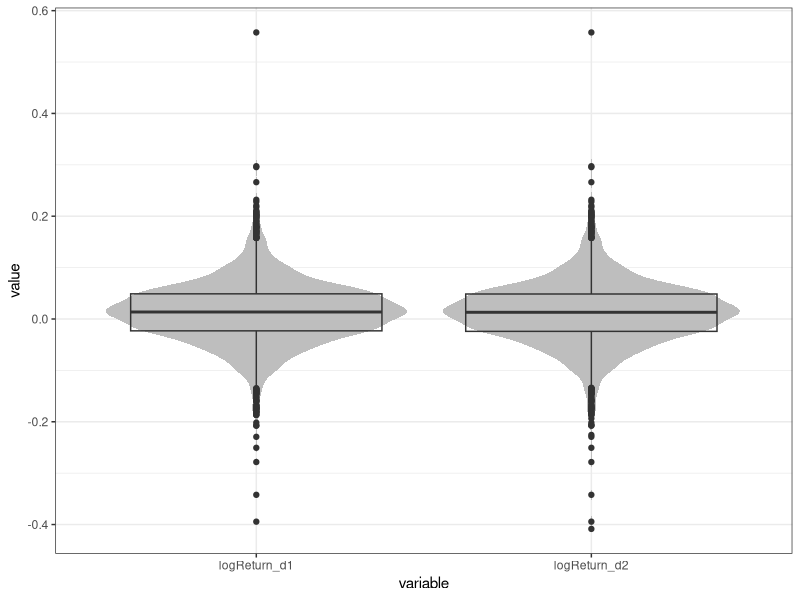
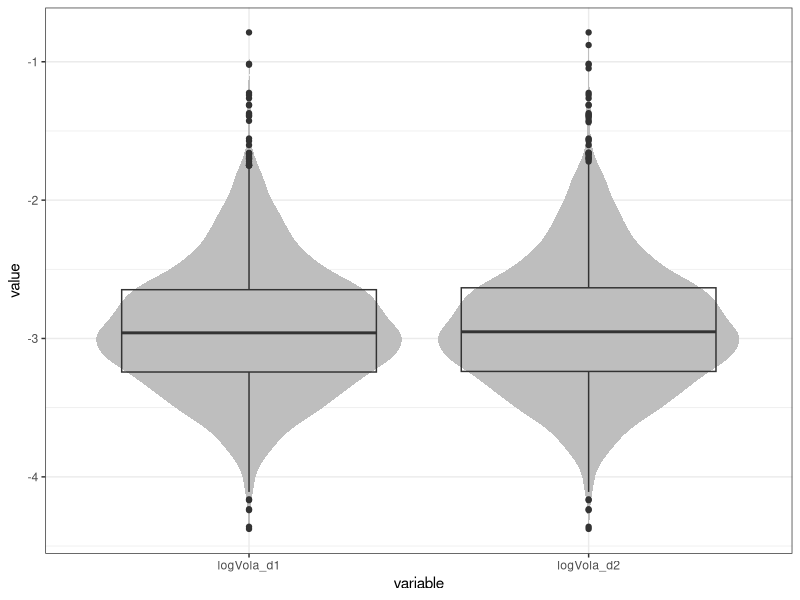
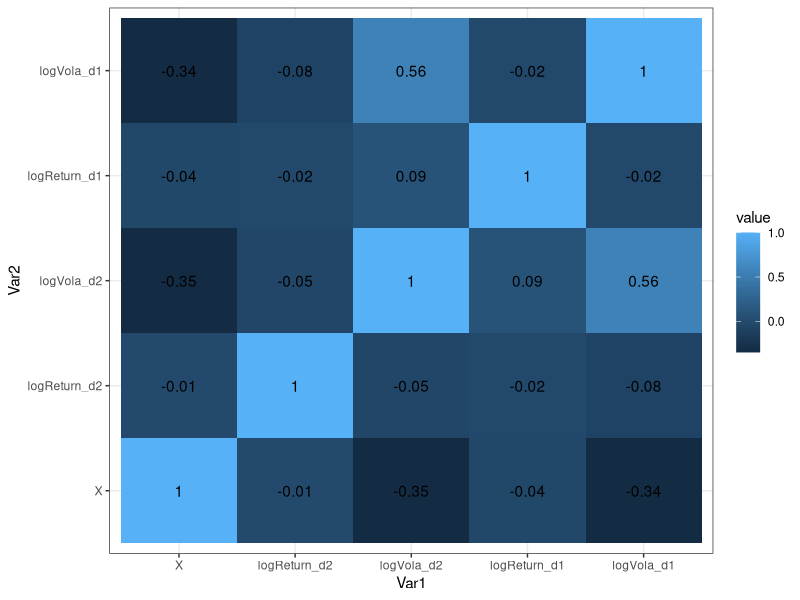
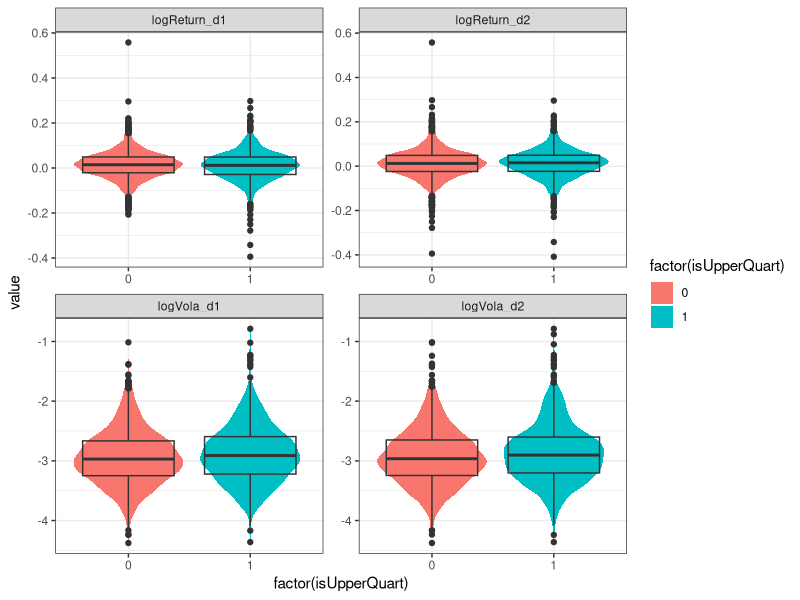
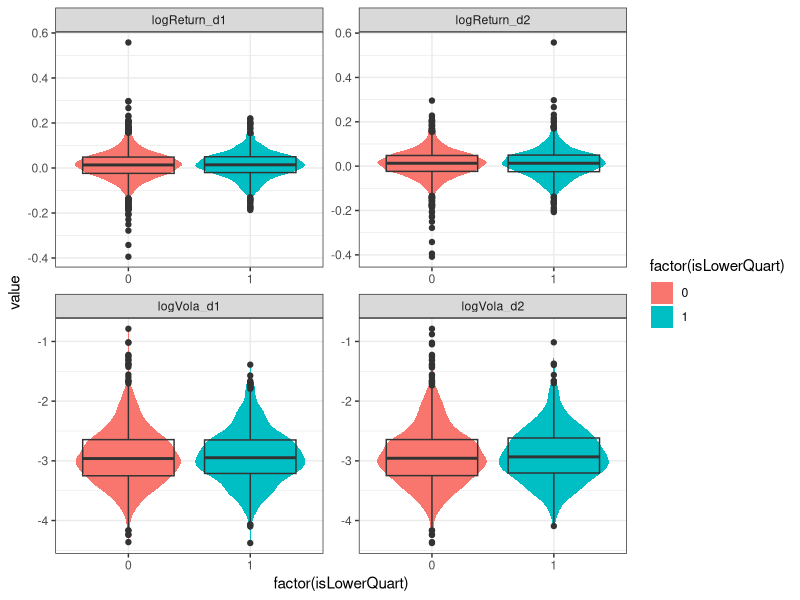

Write R code to recreate these figures, in order.
## ---- chunk 1
knitr::opts_chunk$set(echo = TRUE)
## ---- chunk 2
library(ggplot2)
library(tidyr)
library(reshape2)
theme_set(theme_bw())
## ---- chunk 3
X <- read.csv("X.csv", stringsAsFactors = FALSE)
Y <- read.csv("Y.csv", stringsAsFactors = FALSE)
## ---- chunk 4
nrow(X)
nrow(Y)
any(is.na(X))
any(is.na(Y))
summary(X)
## ---- chunk 5
table(Y$isLowerQuart, Y$isUpperQuart)
## ---- chunk 6
logReturn <- gather(X[, c("X", "logReturn_d1", "logReturn_d2")], variable, value, -X)
ggplot(logReturn) +
  geom_violin(aes(x = variable, y = value), fill = "gray", color = NA) +
  geom_boxplot(aes(x = variable, y = value), fill = NA)
## ---- chunk 7
logVola <- gather(X[, c("X", "logVola_d1", "logVola_d2")], variable, value, -X)
ggplot(logVola) +
  geom_violin(aes(x = variable, y = value), fill = "gray", color = NA) +
  geom_boxplot(aes(x = variable, y = value), fill = NA)
## ---- chunk 8
cormat <- round(cor(X), 2)
melted <- melt(t(cormat))
ggplot(data = melted, aes(x=Var1, y=Var2, fill=value)) + 
  geom_tile() +
  geom_text(aes(label = value))
## ---- chunk 9
XY <- cbind(X, Y)
XY$X <- NULL
long <- gather(XY, variable, value, c(-X, -isUpperQuart, -isLowerQuart))
ggplot(long) +
  geom_violin(aes(x = factor(isUpperQuart), fill = factor(isUpperQuart), y = value), color = NA) +
  geom_boxplot(aes(x = factor(isUpperQuart), y = value), fill = NA) +
  facet_wrap(~variable, scales = "free")
ggplot(long) +
  geom_violin(aes(x = factor(isLowerQuart), fill = factor(isLowerQuart), y = value), color = NA) +
  geom_boxplot(aes(x = factor(isLowerQuart), y = value), fill = NA) +
  facet_wrap(~variable, scales = "free")
